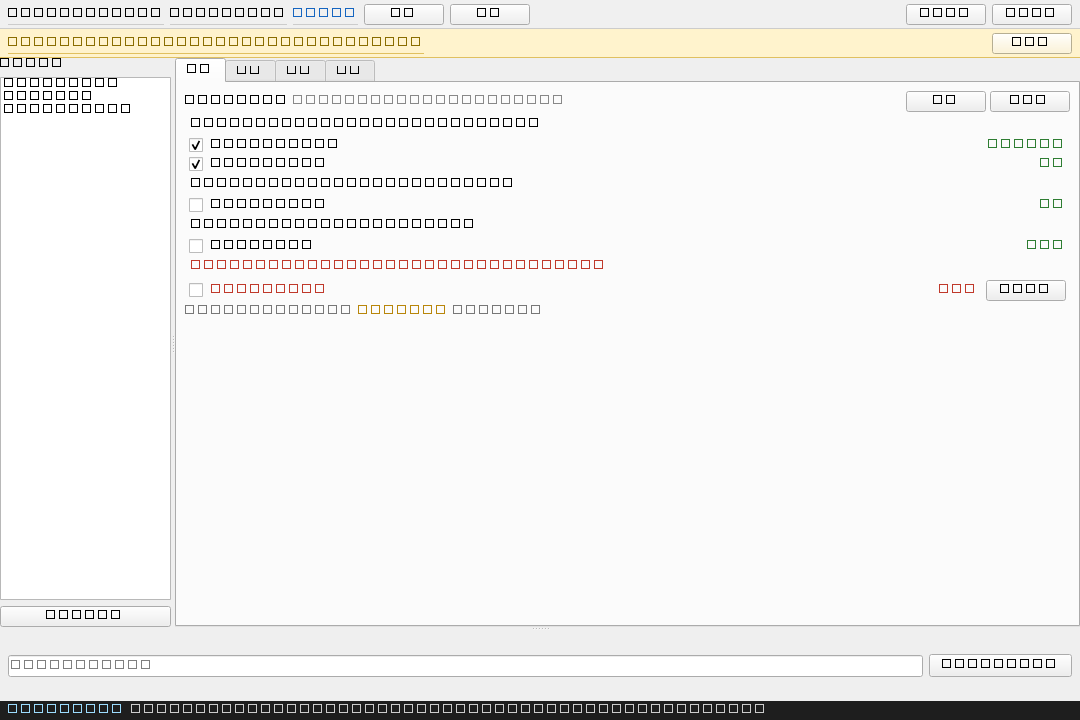

This figure's Python source:
# -*- coding: utf-8 -*-
"""
EasyGit 主界面布局草案（静态假数据可视化）
用途：把"三区布局"画出来讨论，不是功能实现。
运行：.venv\\Scripts\\python 设计稿\\layout_mockup.py
截图：QT_QPA_PLATFORM=offscreen 时自动保存 layout_mockup.png
"""
import os
import sys

from PySide6.QtCore import Qt
from PySide6.QtGui import QFont
from PySide6.QtWidgets import (
    QApplication, QCheckBox, QComboBox, QHBoxLayout, QLabel,
    QLineEdit, QListWidget, QListWidgetItem, QMainWindow, QPushButton,
    QSplitter, QTabWidget, QTreeWidget, QTreeWidgetItem, QVBoxLayout,
    QWidget,
)

# ---------------- 通用小工具 ----------------

def label(text, color=None, bold=False, size=None):
    """快速造一个 QLabel"""
    lab = QLabel(text)
    style = ""
    if color:
        style += f"color:{color};"
    if bold:
        style += "font-weight:bold;"
    if size:
        style += f"font-size:{size}pt;"
    if style:
        lab.setStyleSheet(style)
    return lab


def group_header(text, color=None):
    """分组标题：粗体 + 底部一条浅色分隔线"""
    lab = label(text, color=color, bold=True)
    lab.setStyleSheet(
        "font-weight:bold;border-bottom:1px solid #d0d0d0;padding:2px 0;"
        + (f"color:{color};" if color else "")
    )
    return lab


def file_row(name, stat, checked=False, stat_color="#2e7d32", red=False):
    """改动页的一行文件：勾选框 + 文件名 + 变更量"""
    row = QWidget()
    h = QHBoxLayout(row)
    h.setContentsMargins(4, 0, 4, 0)
    h.setSpacing(8)
    box = QCheckBox()
    box.setChecked(checked)
    name_lab = label(name, color="#c0392b" if red else None)
    name_lab.setMinimumWidth(140)
    h.addWidget(box)
    h.addWidget(name_lab)
    h.addStretch(1)
    h.addWidget(label(stat, color=stat_color))
    if red:  # 已退库（新发现）行带「我知道了」按钮
        h.addWidget(QPushButton("我知道了"))
    return row


# ---------------- 改动页 ----------------

def make_change_page():
    page = QWidget()
    v = QVBoxLayout(page)
    v.setContentsMargins(8, 8, 8, 8)
    v.setSpacing(4)

    # 顶部操作行
    top = QHBoxLayout()
    top.addWidget(label("勾选要提交的改动", bold=True))
    top.addWidget(label("（点文件名 → 右侧滑出 diff 面板）", color="#888888"))
    top.addStretch(1)
    top.addWidget(QPushButton("全选"))
    top.addWidget(QPushButton("全不选"))
    v.addLayout(top)

    # 七个分组（对应需求文档「状态面板分组规格」）
    v.addWidget(group_header("☑ 已勾选、将提交（2）—— 点「提交」就会生效的内容"))
    v.addWidget(file_row("src/app.py", "+12 −4", checked=True))
    v.addWidget(file_row("style.css", "+2", checked=True))

    v.addWidget(group_header("☐ 改了、未勾选（1）—— 改了，还没勾进本次提交"))
    v.addWidget(file_row("README.md", "+2"))

    v.addWidget(group_header("☐ 未跟踪（1）—— 新文件，还没进过版本库"))
    v.addWidget(file_row("draft.md", "新文件"))

    v.addWidget(group_header("已退库 · 新发现（1）—— 以前在仓库里，现已退库，不会再同步", color="#c0392b"))
    v.addWidget(file_row("config.py", "已退库", stat_color="#c0392b", red=True))

    # 三个可折叠的次要分组，一行展示（颜色区分，不用 emoji）
    fold = QHBoxLayout()
    for text, col in (
        ("已退库 · 已知晓（1）▸", "#777777"),
        ("仅本地（1）▸", "#b8860b"),
        ("被忽略（3）▸", "#777777"),
    ):
        fold.addWidget(label(text, color=col))
    fold.addStretch(1)
    v.addLayout(fold)

    v.addStretch(1)
    return page


# ---------------- 历史页 ----------------

def make_history_page():
    page = QWidget()
    h = QHBoxLayout(page)
    h.setContentsMargins(8, 8, 8, 8)

    # 左：commit 列表（假数据，冒充提交图）
    left = QWidget()
    lv = QVBoxLayout(left)
    lv.setContentsMargins(0, 0, 0, 0)
    lv.addWidget(label("历史图（分页加载：显示最近 50 条） [搜索/过滤分支 ▾]", bold=True))
    commits = QListWidget()
    for text in (
        "● a1f2e3  修复登录跳转   张三 · 2 小时前",
        "● b3c4d5  更新依赖版本   李四 · 4 小时前",
        "●  c6d7e8  初始化脚手架  王五 · 昨天",
    ):
        commits.addItem(QListWidgetItem(text))
    lv.addWidget(commits)
    h.addWidget(left, 55)

    # 右：commit 详情占位
    right = label("点左侧某个提交 →\n这里显示它的文件清单与 diff", color="#888888")
    right.setAlignment(Qt.AlignCenter)
    h.addWidget(right, 45)
    return page


# ---------------- 分支页 ----------------

def make_branch_page():
    page = QWidget()
    v = QVBoxLayout(page)
    v.setContentsMargins(8, 8, 8, 8)

    v.addWidget(QLineEdit(placeholderText="搜索分支…（对付几十条远端分支）"))

    tree = QTreeWidget()
    tree.setHeaderLabels(["分支", "跟踪的远端分支", "领先 / 落后", "操作"])

    local = QTreeWidgetItem(["本地（2）"])
    QTreeWidgetItem(local, ["main", "跟踪 origin/main", "↑2 ↓1", "右键：删除/合并"])
    QTreeWidgetItem(local, ["feature-login", "跟踪 origin/feature-login", "↑0 ↓3", ""])
    tree.addTopLevelItem(local)

    remote = QTreeWidgetItem(["远端（3）"])
    QTreeWidgetItem(remote, ["origin/main", "—", "", "右键：检出为新本地分支"])
    QTreeWidgetItem(remote, ["origin/feature-login", "—", "", ""])
    QTreeWidgetItem(remote, ["origin/dev", "—", "", ""])
    tree.addTopLevelItem(remote)

    tree.expandAll()
    v.addWidget(tree)
    v.addWidget(label("切分支时若检测到未提交改动 → 弹出「切分支守卫」对话框", color="#888888"))
    return page


# ---------------- 对比页 ----------------

def make_compare_page():
    page = QWidget()
    v = QVBoxLayout(page)
    v.setContentsMargins(8, 8, 8, 8)

    row = QHBoxLayout()
    row.addWidget(label("对比："))
    a = QComboBox(); a.addItems(["main"])
    b = QComboBox(); b.addItems(["feature-login"])
    row.addWidget(a)
    row.addWidget(label("vs"))
    row.addWidget(b)
    row.addStretch(1)
    v.addLayout(row)

    tree = QTreeWidget()
    tree.setHeaderLabels(["路径", "状态"])

    src = QTreeWidgetItem(["src/"])
    QTreeWidgetItem(src, ["app.py", "修改 ~"])
    QTreeWidgetItem(src, ["legacy.py", "删除 −"])
    tree.addTopLevelItem(src)
    QTreeWidgetItem(tree, ["docs/guide.md  （新增 +）"])

    tree.expandAll()
    v.addWidget(tree)
    v.addWidget(label("点文件 → 显示两个分支间该文件的 diff", color="#888888"))
    return page


# ---------------- 主窗口 ----------------

class MainWindow(QMainWindow):
    def __init__(self):
        super().__init__()
        self.setWindowTitle("EasyGit — 界面布局草案（静态假数据）")
        self.resize(1080, 720)

        central = QWidget()
        root = QVBoxLayout(central)
        root.setContentsMargins(0, 0, 0, 0)
        root.setSpacing(0)

        # ---- 工具栏：永远可见的状态 ----
        bar = QWidget()
        bar.setStyleSheet("background:#f0f0f0;border-bottom:1px solid #cccccc;")
        bar.setAttribute(Qt.WA_StyledBackground, True)
        h = QHBoxLayout(bar)
        h.setContentsMargins(8, 4, 8, 4)
        h.addWidget(label("仓库：EasyGit ▾", bold=True))
        h.addWidget(label("分支：main ▾", bold=True))
        h.addWidget(label("↑2 ↓1", color="#1565c0"))
        h.addWidget(QPushButton("拉取"))
        h.addWidget(QPushButton("推送"))
        h.addStretch(1)
        h.addWidget(QPushButton("检测退库"))
        h.addWidget(QPushButton("打开终端"))
        root.addWidget(bar)

        # ---- 提示条（仅异常时出现，此处展示形态） ----
        banner = QWidget()
        banner.setStyleSheet("background:#fff3cd;border-bottom:1px solid #e0c060;")
        banner.setAttribute(Qt.WA_StyledBackground, True)
        bh = QHBoxLayout(banner)
        bh.setContentsMargins(8, 4, 8, 4)
        bh.addWidget(label("⚠ 你处于合并冲突中：还剩 2 个文件没解决（此条仅异常时出现）", color="#8a6d00"))
        bh.addStretch(1)
        bh.addWidget(QPushButton("去处理"))
        root.addWidget(banner)

        # ---- 中部：左仓库列表 + 右四页签 ----
        split = QSplitter(Qt.Horizontal)
        left = QWidget()
        lv = QVBoxLayout(left)
        lv.setContentsMargins(0, 0, 0, 0)
        repos = QListWidget()
        repos.addItem("⭐ EasyGit")
        repos.addItem("   blog")
        repos.addItem("   bigproj")
        lv.addWidget(label(" 仓库列表", bold=True))
        lv.addWidget(repos)
        lv.addWidget(QPushButton("+ 添加仓库"))
        split.addWidget(left)

        tabs = QTabWidget()
        tabs.addTab(make_change_page(), "改动")
        tabs.addTab(make_history_page(), "历史")
        tabs.addTab(make_branch_page(), "分支")
        tabs.addTab(make_compare_page(), "对比")
        split.addWidget(tabs)
        split.setSizes([170, 900])
        # ---- 提交条（固定不随页签消失，高度可拖动） ----
        commit_bar = QWidget()
        ch = QHBoxLayout(commit_bar)
        ch.setContentsMargins(8, 4, 8, 4)
        msg = QLineEdit(placeholderText="提交消息（一行写完）…")
        ch.addWidget(msg, 1)
        btn = QPushButton("提交（2 个文件）")
        btn.setStyleSheet("font-weight:bold;padding:4px 12px;")
        ch.addWidget(btn)

        # 主区与提交条之间用 QSplitter：拖动分割线即可调提交条高度
        vsplit = QSplitter(Qt.Vertical)
        vsplit.addWidget(split)
        vsplit.addWidget(commit_bar)
        vsplit.setStretchFactor(0, 1)
        vsplit.setSizes([560, 70])
        root.addWidget(vsplit, 1)

        # ---- 命令预览与日志栏 ----
        cmd_bar = QWidget()
        cmd_bar.setStyleSheet("background:#1e1e1e;")
        cmd_bar.setAttribute(Qt.WA_StyledBackground, True)
        cc = QHBoxLayout(cmd_bar)
        cc.setContentsMargins(8, 3, 8, 3)
        cc.addWidget(label("▾ 命令预览与日志", color="#9cdcfe", bold=True))
        cc.addWidget(label("git add src/app.py  ·  git commit -m \"修复登录\"  ✓ 成功", color="#cccccc"))
        cc.addStretch(1)
        root.addWidget(cmd_bar)

        self.setCentralWidget(central)


def main():
    app = QApplication(sys.argv)
    app.setFont(QFont("Microsoft YaHei UI", 10))
    win = MainWindow()
    win.show()
    app.processEvents()

    out = os.path.join(os.path.dirname(os.path.abspath(__file__)), "layout_mockup.png")
    win.grab().save(out)
    print("已保存截图:", out)

    if "--interactive" in sys.argv:
        sys.exit(app.exec())  # 加 --interactive 参数则真弹窗可点


if __name__ == "__main__":
    main()
